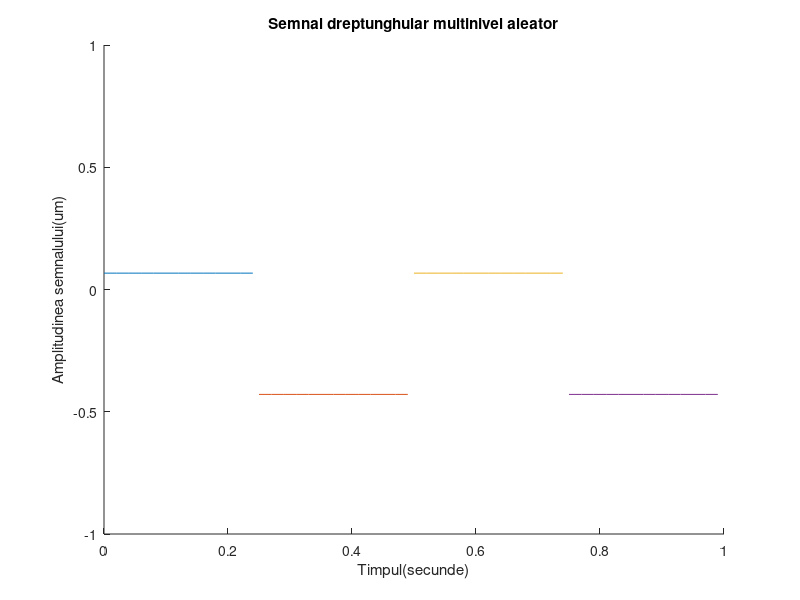

Here is the MATLAB script that generated this plot:
hold on;
%utilizam hold on pentru a afisa simultan mai multe semnale
%pe acelasi grafic
%20ms
r1=rand(1);
%folosim rand pentru a genera un numar aleator
r2=rand(1);
t1=0:.02:0.25;
t2=0.25:.02:0.5;
x1=r1*square(8*pi*t1,100);
x2=-r2*square(8*pi*t2,100);
axis([0 1 -1 1]);
plot(t1,x1);
plot(t2,x2);
t3=0.5:.02:0.75;
t4=0.75:.02:1;
x3=r1*square(8*pi*t3,100);
x4=-r2*square(8*pi*t4,100);
plot(t3,x3);
plot(t4,x4);
xlabel('Timpul(secunde)')
ylabel('Amplitudinea semnalului(um)')
title('Semnal dreptunghular multinivel aleator')
